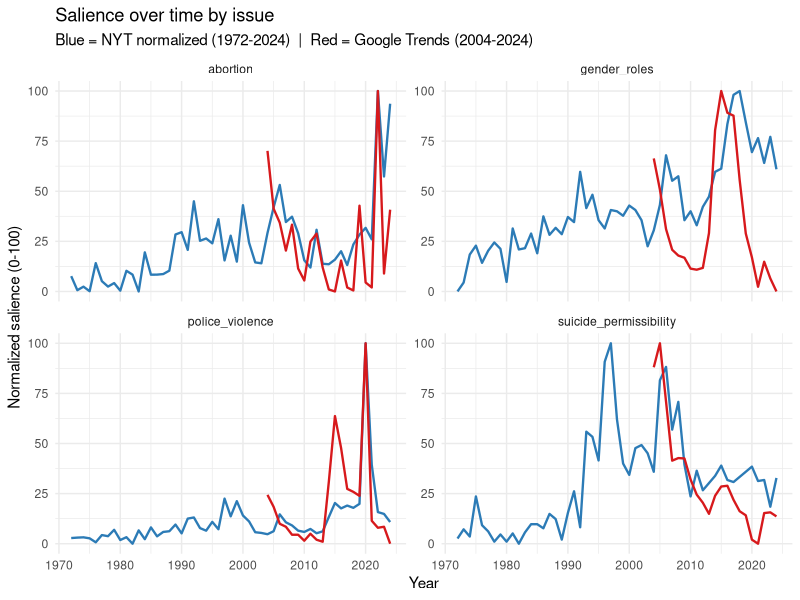
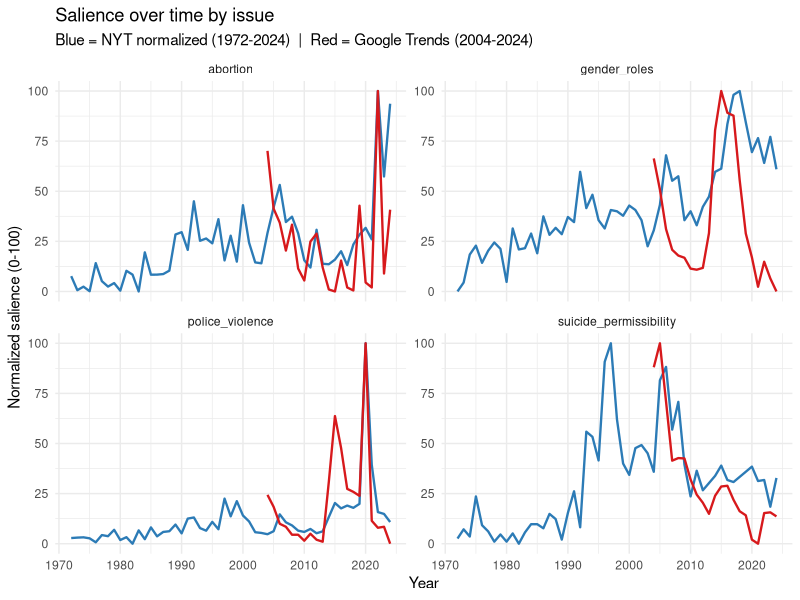

Source code (R) for these figures, in order:
library(tidyverse)
library(readr)

# ── Load raw NYT primary counts ───────────────────────────────────────────────

nyt_raw <- read_csv("data_raw/nyt_primary_counts.csv", show_col_types = FALSE)

cat("Raw NYT data dimensions:", nrow(nyt_raw), "x", ncol(nyt_raw), "\n")
cat("Issues:", unique(nyt_raw$issue), "\n")
cat("Year range:", min(nyt_raw$year), "to", max(nyt_raw$year), "\n")

# ── Check for missing years per issue ─────────────────────────────────────────

cat("\n── Coverage check ──\n")
nyt_raw |>
  group_by(issue) |>
  summarise(
    n_years    = n(),
    year_min   = min(year),
    year_max   = max(year),
    n_missing  = sum(is.na(total_hits)),
    n_zero     = sum(total_hits == 0, na.rm = TRUE),
    .groups    = "drop"
  ) |>
  print()

# ── Flag any suspiciously low counts ─────────────────────────────────────────
# Zero counts are almost certainly API errors not genuine absence of coverage

cat("\n── Zero or NA counts (likely API errors) ──\n")
nyt_raw |>
  filter(is.na(total_hits) | total_hits == 0) |>
  print()

# ── Normalize to 0-100 within each issue ─────────────────────────────────────
# Normalization is within-issue so values are comparable across time
# but NOT directly comparable across issues (by design)
# Formula: (x - min) / (max - min) * 100

nyt_normalized <- nyt_raw |>
  filter(!is.na(total_hits)) |>
  group_by(issue) |>
  mutate(
    nyt_normalized = (total_hits - min(total_hits, na.rm = TRUE)) /
      (max(total_hits, na.rm = TRUE) - min(total_hits, na.rm = TRUE)) * 100
  ) |>
  ungroup() |>
  select(issue, term, year, total_hits, nyt_normalized)

write_csv(nyt_normalized, "data_processed/nyt_normalized.csv")
cat("\n✓ Normalized NYT data saved to data_processed/nyt_normalized.csv\n")

# ── NYT-Google Trends correlation check for 2004-2024 ────────────────────────

gtrends <- read_csv("data_processed/google_trends_normalized.csv",
                    show_col_types = FALSE)

# Join on issue and year for overlap period
overlap <- nyt_normalized |>
  filter(year >= 2004) |>
  inner_join(
    gtrends |> select(issue, year, gtrends_normalized),
    by = c("issue", "year")
  )

cat("\n── NYT vs Google Trends correlation (2004-2024) ──\n")
overlap |>
  group_by(issue) |>
  summarise(
    r       = cor(nyt_normalized, gtrends_normalized, use = "complete.obs"),
    n_years = n(),
    .groups = "drop"
  ) |>
  print()

# ── Build final combined salience file ───────────────────────────────────────
# One row per issue per year, 1972-2024
# NYT normalized is your primary salience variable throughout
# Google Trends included as supplementary column for 2004-2024

final_salience <- nyt_normalized |>
  left_join(
    gtrends |> select(issue, year, gtrends_normalized),
    by = c("issue", "year")
  ) |>
  arrange(issue, year)

write_csv(final_salience, "data_processed/salience_final.csv")
cat("✓ Final salience index saved to data_processed/salience_final.csv\n")

# ── Sanity check: plot all four issues ───────────────────────────────────────

final_salience |>
  ggplot(aes(x = year, y = nyt_normalized)) +
  geom_line(colour = "#2c7bb6", linewidth = 0.8) +
  geom_line(
    data = final_salience |> filter(!is.na(gtrends_normalized)),
    aes(y = gtrends_normalized),
    colour = "#d7191c", linewidth = 0.8
  ) +
  facet_wrap(~ issue, scales = "free_y") +
  labs(
    title    = "Salience over time by issue",
    subtitle = "Blue = NYT normalized (1972-2024)  |  Red = Google Trends (2004-2024)",
    x        = "Year",
    y        = "Normalized salience (0-100)"
  ) +
  theme_minimal()

ggsave("figures/fig_j_salience_plot.png", width = 12, height = 7, dpi = 150)
cat("✓ Salience plot saved to figures/fig_j_salience_plot.png\n")
